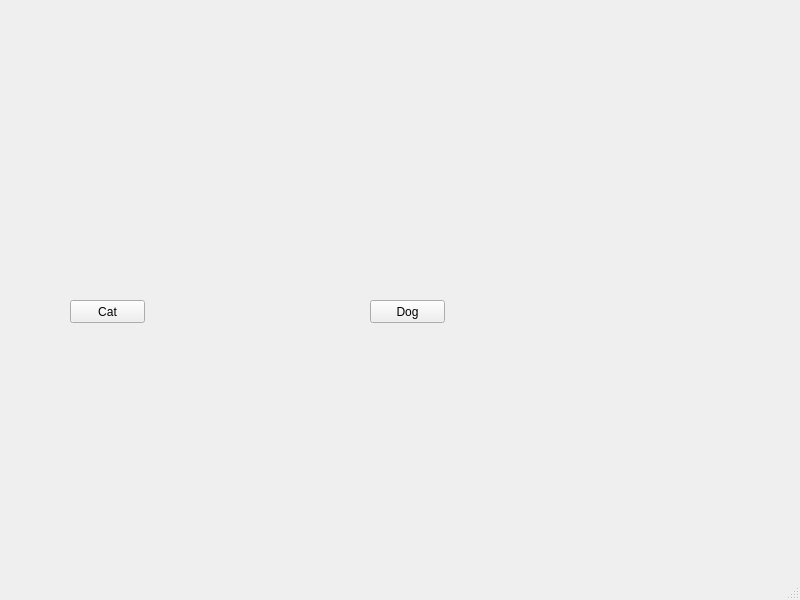
<?xml version="1.0" encoding="UTF-8"?>
<ui version="4.0">
 <class>MainWindow</class>
 <widget class="QMainWindow" name="MainWindow">
  <property name="geometry">
   <rect>
    <x>0</x>
    <y>0</y>
    <width>800</width>
    <height>600</height>
   </rect>
  </property>
  <property name="windowTitle">
   <string>MainWindow</string>
  </property>
  <widget class="QWidget" name="centralwidget">
   <widget class="QLabel" name="label">
    <property name="geometry">
     <rect>
      <x>140</x>
      <y>30</y>
      <width>231</width>
      <height>241</height>
     </rect>
    </property>
    <property name="text">
     <string/>
    </property>
    <property name="pixmap">
     <pixmap>cat.png</pixmap>
    </property>
    <property name="scaledContents">
     <bool>true</bool>
    </property>
   </widget>
   <widget class="QPushButton" name="cat">
    <property name="geometry">
     <rect>
      <x>70</x>
      <y>300</y>
      <width>75</width>
      <height>23</height>
     </rect>
    </property>
    <property name="text">
     <string>Cat</string>
    </property>
   </widget>
   <widget class="QPushButton" name="dog">
    <property name="geometry">
     <rect>
      <x>370</x>
      <y>300</y>
      <width>75</width>
      <height>23</height>
     </rect>
    </property>
    <property name="text">
     <string>Dog</string>
    </property>
   </widget>
  </widget>
  <widget class="QMenuBar" name="menubar">
   <property name="geometry">
    <rect>
     <x>0</x>
     <y>0</y>
     <width>800</width>
     <height>22</height>
    </rect>
   </property>
  </widget>
  <widget class="QStatusBar" name="statusbar"/>
 </widget>
 <resources/>
 <connections/>
</ui>
